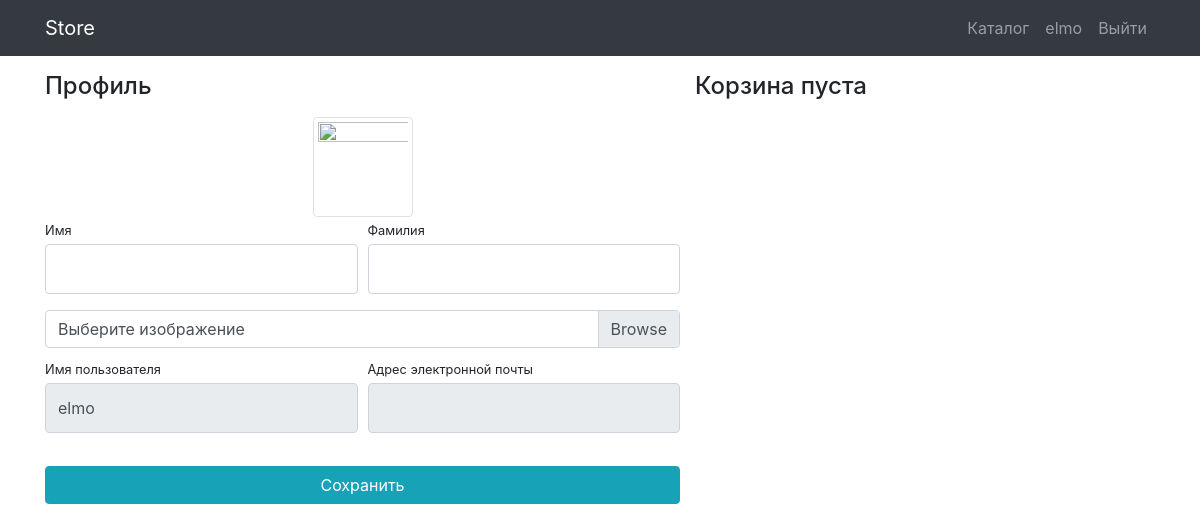
/users/profile/ (signed in), run on an earlier commit of the app's database.
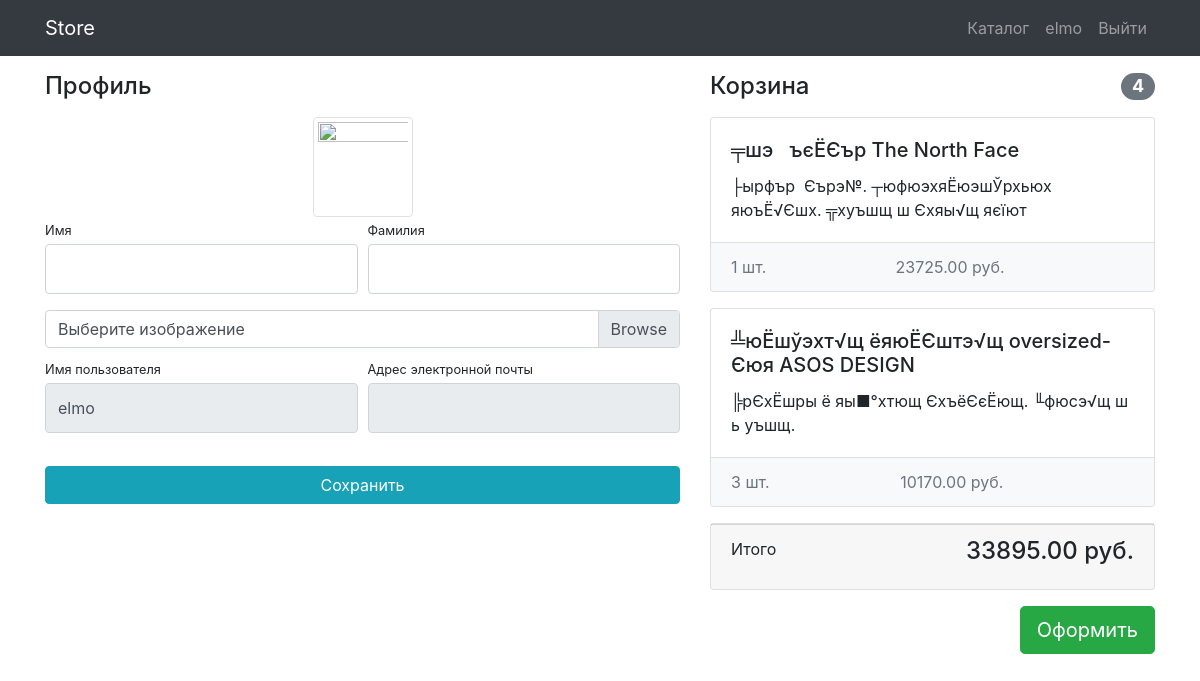
And on a later commit of the database.
### products/models.py (models this page shows, shortened)
class Basket(models.Model):
    user = models.ForeignKey(User, on_delete=models.CASCADE)
    product = models.ForeignKey(Product, on_delete=models.CASCADE)
    quantity = models.PositiveIntegerField(default=0)
    created_timestamp = models.DateTimeField(auto_now_add=True)
    def sum(self):
        return self.quantity * self.product.price

class Product(models.Model):
    name = models.CharField(max_length=256)
    image = models.ImageField(upload_to='products_images', blank=True)
    description = models.TextField(blank=True)
    short_description = models.CharField(max_length=64, blank=True)
    price = models.DecimalField(max_digits=8, decimal_places=2, default=0)
    quantity = models.PositiveIntegerField(default=0)
    category = models.ForeignKey(ProductCategory, on_delete=models.CASCADE)

### users/views.py (the view)
# urls.py: path('profile/', profile, name='profile'),
@login_required
def profile(request):
    user = request.user
    if request.method == 'POST':
        form = UserProfileForm(data=request.POST, files=request.FILES, instance=user)
        print(form.is_valid)
        if form.is_valid():
            form.save()
            print('1', request.method)
            return HttpResponseRedirect(reverse('users:profile'))
    else:
        form = UserProfileForm(instance=user) #передали атрибуты пользователя
    baskets = Basket.objects.filter(user=user)
    total_quantity = sum(basket.quantity for basket in baskets)
    total_sum = sum(basket.sum() for basket in baskets)
    context = {
        'form': form,
        'title': 'Store - Личный кабинет',
        'baskets': baskets,
        'total_quantity': total_quantity,
        'total_sum': total_sum,
    }
    print('2', request.method)
    return render(request, 'users/profile.html', context)

### users/forms.py
class UserProfileForm(UserChangeForm):
    username = forms.CharField(widget=forms.TextInput(attrs={'readonly': True}))
    email = forms.CharField(widget=forms.EmailInput(attrs={'readonly': True}))
    image = forms.ImageField(widget=forms.FileInput(), required=False)
    class Meta:
        model = User
        fields = ('username', 'email', 'first_name', 'last_name', 'image')
    def __init__(self, *args, **kwargs):
        super(UserProfileForm, self).__init__(*args, **kwargs)
        for field_name, field in self.fields.items():
            field.widget.attrs['class'] = 'form-control py-4'
        self.fields['image'].widget.attrs['class'] = 'custom-file-input'

### users/templates/users/profile.html (shortened to what this page needs)
{% extends 'products/base.html' %}
{% load static %}
{% block css %}
    <link href="{% static 'vendor/bootstrap/css/bootstrap.min.css' %}" rel="stylesheet">
    <link href="{% static 'css/profile.css' %}" rel="stylesheet">
{% endblock%}
{% block content %}
    <div class="container">
        <div class="row">
            <div class="col-lg-7">
                <h4 class="mt-3 mb-3">Профиль</h4>
                <div class="col-lg-12 text-center">
                    <img width="100" height="100"
                         src="{% if user.image %} {{ user.image.url }} {% else %} {% static 'vendor/img/users/default_avatar.png' %} {% endif %}"
                         class="img-thumbnail">
                </div>
                <form action="{% url 'users:profile' %}" method="post" enctype="multipart/form-data">
                    <div class="form-row">
                        <div class="col-lg-6">
                            <div class="form-group">
                                <label class="small mb-1" for="{{ form.first_name.id_for_label }}">Имя</label>
                                {{ form.first_name }}
                            </div>
                        </div>
                        <div class="col-lg-6">
                            <div class="form-group">
                                <label class="small mb-1" for="{{ form.last_name.id_for_label }}">Фамилия</label>
                                {{ form.last_name }}
                            </div>
                        </div>
                    </div>
                    <div class="form-row mb-2">
                        <div class="col-lg-12">
                            <div class="custom-file">
                                <label class="custom-file-label" for="{{ form.image.id_for_label }}">Выберите изображение</label>
                            </div>
                        </div>
                    </div>
                    <div class="form-row">
                        <div class="col-lg-6">
                            <label class="small mb-1" for="{{ form.username.id_for_label }}">Имя пользователя</label>
                            {{ form.username }}
                        </div>
                        <div class="col-lg-6">
                            <label class="small mb-1" for="{{ form.email.id_for_label }}">Адрес электронной
                                почты</label>
                            {{ form.email }}
                        </div>
                    </div>
                    <div class="form-row">
                        <div class="col-lg-12" style="margin-top: 33px;">
                            <input class="btn btn-info btn-block" type="submit" value="Сохранить">
                        </div>
                    </div>
                </form>
            </div>
            {% include 'products/basket.html' %}
        </div>
    </div>
{% endblock %}

### products/templates/products/basket.html (shortened to what this page needs)
{% if baskets  %}
    <div class="col-lg-5">
    <h4 class="mt-3 mb-3 d-flex justify-content-between align-items-center mb-3">
        Корзина <span class="badge badge-secondary badge-pill">{{ total_quantity }}</span>
    </h4>
        {% for basket in baskets %}
            <div class="card mb-3">
        <div class="card-body">
            <h5 class="card-title">{{ basket.product.name }}</h5>
            <p class="card-text">{{ basket.product.short_description }}</p>
        </div>
        <ul class="list-group list-group-flush">
            <li class="list-group-item d-flex justify-content-between lh-condensed bg-light">
                <span class="text-muted">{{ basket.quantity }} шт.</span>
                <span class="text-muted">{{ basket.sum }} руб.</span>
            </li>
        </ul>
    </div>
        {% endfor %}
    <div class="card mb-3">
        <div class="card-footer">
            <p class="float-left">Итого</p>
            <h4 class="float-right">{{ total_sum }} руб.</h4>
        </div>
    </div>
    <button type="button" class="btn btn-success btn-lg float-right">Оформить</button>
</div>
{% else %}
    <h4 class="mt-3 mb-3 text-center">
        Корзина пуста
    </h4>
{% endif %}

What changed in the data, as far as the page shows it:
added Basket: product.name "╤шэ ъєЁЄър The North Face", product.short_description "├ырфър Єърэ№. ┬юфюэхяЁюэшЎрхьюх яюъЁ√Єшх. ╦хуъшщ ш Єхяы√щ яєїют", quantity "1", sum "23725.00"
added Basket: product.name "╩юЁшўэхт√щ ёяюЁЄштэ√щ oversized-Єюя ASOS DESIGN", product.short_description "╠рЄхЁшры ё яы■°хтющ ЄхъёЄєЁющ. ╙фюсэ√щ ш ь уъшщ.", quantity "3", sum "10170.00"
Also different on the page:
{{ total_quantity }}: (not shown) → "4"
{{ total_sum }}: (not shown) → "33895.00"
text no longer shown: "Корзина пуста"
text now shown: "Корзина Итого руб. Оформить"
